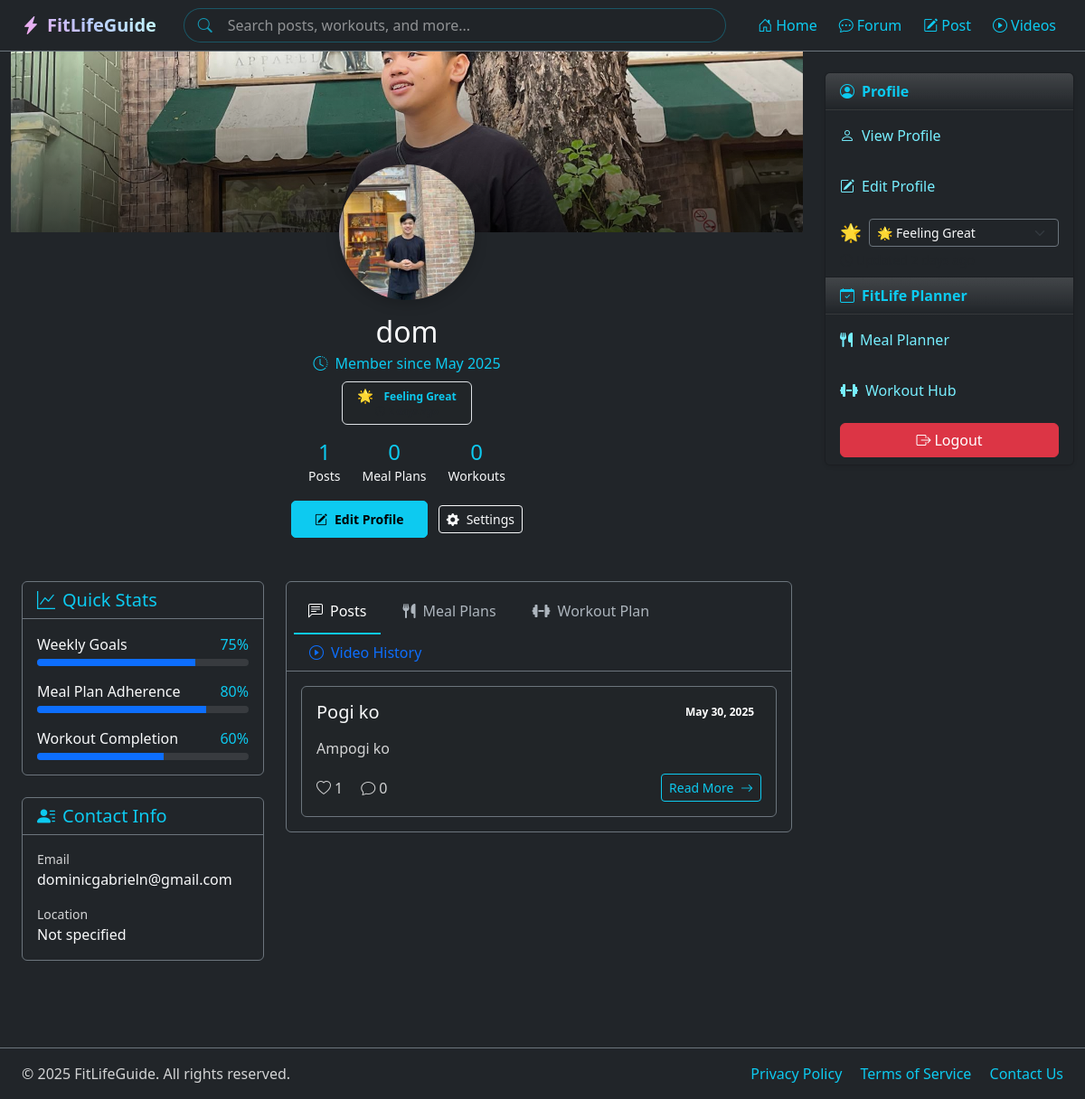
Page /profile/ (signed in) on the earlier database version.
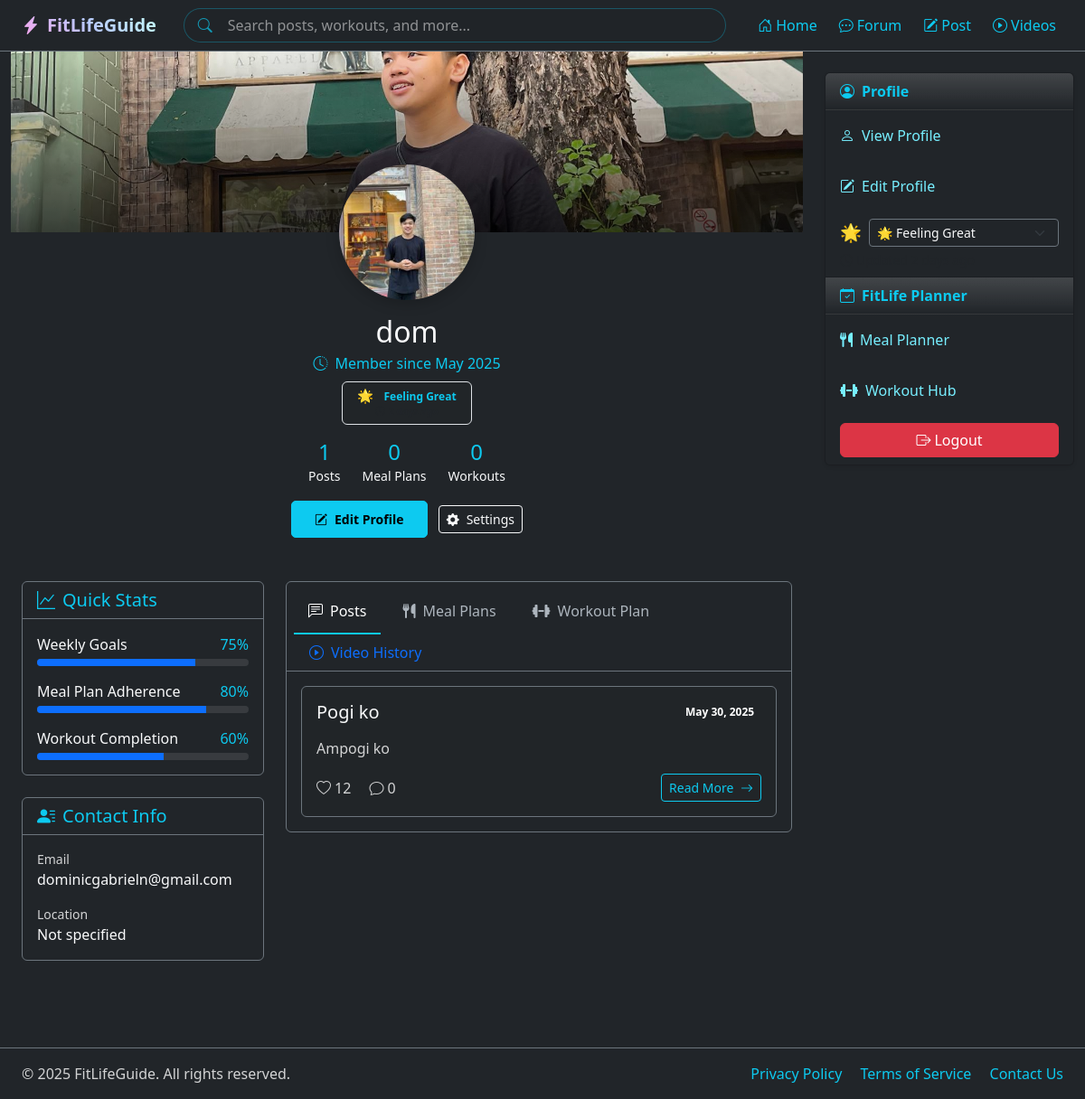
Same page on the later database version.
### community/models.py (models this page shows, shortened)
class BlogPost(models.Model):
    title = models.CharField(max_length=200)
    slug = models.SlugField(unique=True, blank=True)
    author = models.ForeignKey(User, on_delete=models.CASCADE, related_name='blog_posts')
    content = models.TextField()
    created_at = models.DateTimeField(auto_now_add=True)
    updated_at = models.DateTimeField(auto_now=True)
    published = models.BooleanField(default=False)
    likes = models.ManyToManyField(User, related_name='blog_post_likes', blank=True)
    class Meta:
        ordering = ['-created_at']

### users/views.py (the view)
# urls.py: path('profile/', views.profile, name='profile'),
@login_required
def profile(request):
    profile = Profile.get_or_create_profile(request.user)
    if request.method == 'POST':
        u_form = UserUpdateForm(request.POST, instance=request.user)
        p_form = ProfileUpdateForm(request.POST, request.FILES, instance=profile)
        if u_form.is_valid() and p_form.is_valid():
            u_form.save()
            p_form.save()
            messages.success(request, 'Your profile has been updated!')
            return redirect('profile')
    else:
        u_form = UserUpdateForm(instance=request.user)
        p_form = ProfileUpdateForm(instance=profile)
    if request.path == reverse('profile'):
        template = 'users/profile.html'
        posts = BlogPost.objects.filter(author=request.user)
        meals = MealPlanner.objects.filter(user=request.user).order_by('-date')[:7]
        workouts = WorkoutPlanner.objects.filter(user=request.user).order_by('-date')[:7]
        video_history = VideoHistory.objects.filter(user=request.user)[:9]
        context = {
            'posts': posts,
            'meals': meals,
            'workouts': workouts,
            'video_history': video_history,
        }
    else:
        template = 'users/edit_profile.html'
        context = {}
    context.update({
        'u_form': u_form,
        'p_form': p_form,
    })
    return render(request, template, context)

### users/forms.py
class UserUpdateForm(forms.ModelForm):
    email = forms.EmailField(widget=forms.EmailInput(attrs={'class': 'form-control'}))
    username = forms.CharField(widget=forms.TextInput(attrs={'class': 'form-control'}))
    class Meta:
        model = User
        fields = ['username', 'email']

### users/models.py (called while the page is built)
    @classmethod
    def get_or_create_profile(cls, user):
        profile, created = cls.objects.get_or_create(user=user)
        if created:
            profile.create_default_avatar()
        return profile

### users/templates/users/profile.html (shortened to what the changed rows need)
{% extends 'mainpage/base.html' %}
{% load static %}
{% block content %}
<div class="profile-header position-relative mb-5">
    <div class="container">
        <div class="row">
            <div class="col-lg-8 mx-auto">
                <div class="profile-info text-center position-relative" style="margin-top: -75px;">
                    <h2 class="text-light mb-1">{{ user.username }}</h2>
                </div>
            </div>
        </div>
    </div>
</div>
<div class="container mb-5">
    <div class="row">
        <div class="col-lg-8">
            <div class="card bg-dark border-secondary">
                <div class="card-body tab-content" id="profileTabsContent">
                    <div class="tab-pane fade show active" id="posts" role="tabpanel">
                        {% if posts %}
                            <div class="row g-4">
                                {% for post in posts %}
                                    <div class="col-12">
                                        <div class="card bg-dark-subtle border-secondary h-100">
                                            <div class="card-body">
                                                <div class="d-flex justify-content-between align-items-center mb-3">
                                                    <h5 class="card-title text-light mb-0">{{ post.title }}</h5>
                                                    <span class="badge bg-cyan">{{ post.created_at|date:"M d, Y" }}</span>
                                                </div>
                                                <p class="card-text text-light-emphasis">{{ post.content|truncatewords:30 }}</p>
                                                <div class="d-flex justify-content-between align-items-center">
                                                    <div class="post-stats">
                                                        <span class="text-light-emphasis me-3">
                                                            <i class="bi bi-heart me-1"></i>{{ post.likes.count|default:"0" }}
                                                        </span>
                                                        <span class="text-light-emphasis">
                                                            <i class="bi bi-chat me-1"></i>{{ post.comments.count|default:"0" }}
                                                        </span>
                                                    </div>
                                                    <a href="{% url 'post_detail' post.slug %}" class="btn btn-outline-cyan btn-sm">
                                                        Read More <i class="bi bi-arrow-right ms-1"></i>
                                                    </a>
                                                </div>
                                            </div>
                                        </div>
                                    </div>
                                {% endfor %}
                            </div>
                        {% else %}
                            <div class="text-center py-5">
                                <i class="bi bi-journal-text display-4 text-light-emphasis mb-3"></i>
                                <p class="text-light">You haven't created any posts yet.</p>
                                <a href="{% url 'create_post' %}" class="btn btn-cyan btn-sm">Create Your First Post</a>
                            </div>
                        {% endif %}
                    </div>
                </div>
            </div>
        </div>
    </div>
</div>
{% endblock %}

Differences in the rows shown:
changed BlogPost "Pogi ko": likes.count "1" → "12"
